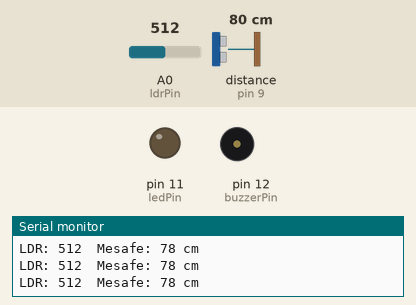
Recording of a sketch running on a simulated Arduino Uno, built with avr-gcc and run on an emulated ATmega328P. Parts: output pins drawn as LEDs (lit = HIGH), buzzer (waves = sounding, pin HIGH), the last lines printed to the serial monitor. Wiring (inferred from the names in the program): ultrasonic range finder: trigger pin 8; echo pin 9. The inputs (shaded band) are chosen by the test bench; at power-on: distance to the obstacle (sensor on pin 9) 80 cm, A0 (ldrPin) = 512. The echo pulse lasts 58.3 µs per cm; pins used as bus, display or sensor lines are not drawn.

Above: at 1.2 s.
1.3 s: distance to the obstacle (sensor on pin 9) set to 33 cm
4.3 s: distance to the obstacle (sensor on pin 9) set to 26 cm
At 5.8 s:
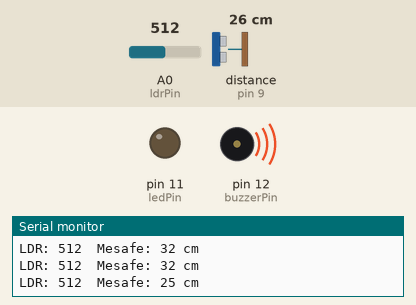
7.3 s: A0 (ldrPin) set to 55
10.3 s: A0 (ldrPin) set to 46
At 10.39 s:
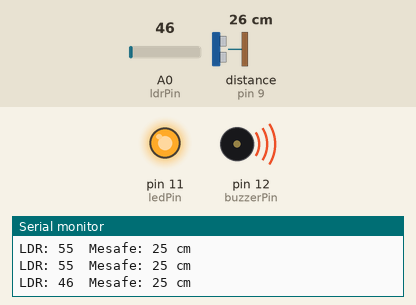
13.3 s: distance to the obstacle (sensor on pin 9) set to 35 cm
At 13.41 s:
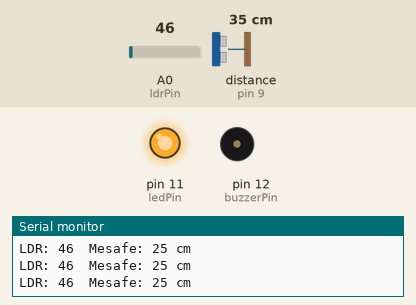
14.9 s: distance to the obstacle (sensor on pin 9) set to 2 cm
At 15.0 s:
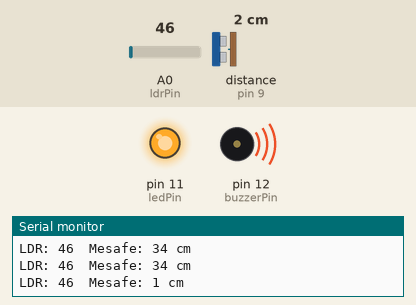
Timing chart, 0 to 18.9 s (numbered marks = the images above; inputs shaded):
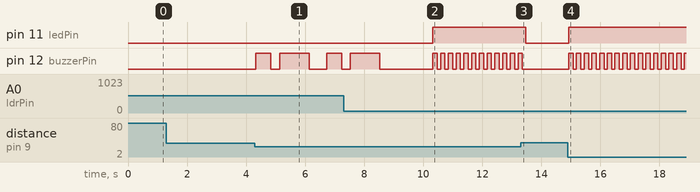

The sketch:

AkilliAydinlatma.ino
```cpp
#define ldrPin A0
#define ledPin 11
#define trigPin 8
#define echoPin 9
#define buzzerPin 12

int ldrValue;
int ldrThreshold = 50;  // Işık Kontrolü
long duration;
int distance;
int hareketThreshold = 30; // Mesafe Kontrolü

bool onceHareketVardi = false;

void setup() {
  pinMode(ledPin, OUTPUT);
  pinMode(buzzerPin, OUTPUT);
  pinMode(trigPin, OUTPUT);
  pinMode(echoPin, INPUT);
  Serial.begin(9600);
}

void playDoorBell() {
  for (int i = 0; i < 2; i++) {
    // DING
    digitalWrite(buzzerPin, HIGH);
    delay(500);
    digitalWrite(buzzerPin, LOW);
    delay(300);
    // DONG
    digitalWrite(buzzerPin, HIGH);
    delay(1000);
    digitalWrite(buzzerPin, LOW);
    if (i < 1) delay(600);
  }
}

void loop() {
  ldrValue = analogRead(ldrPin);

  // HC-SR04 Mesafe
  digitalWrite(trigPin, LOW);
  delayMicroseconds(2);
  digitalWrite(trigPin, HIGH);
  delayMicroseconds(10);
  digitalWrite(trigPin, LOW);
  duration = pulseIn(echoPin, HIGH, 25000);
  distance = duration * 0.034 / 2;

  Serial.print("LDR: ");
  Serial.print(ldrValue);
  Serial.print("  Mesafe: ");
  Serial.print(distance);
  Serial.println(" cm");

  bool geceMi = (ldrValue < ldrThreshold);
  bool hareketVarMi = (distance > 0 && distance < hareketThreshold);

  // -------- LED kontrolü --------
  // Gece + hareket boyunca LED hep açık
  if (geceMi && hareketVarMi) {
    digitalWrite(ledPin, HIGH);
  } else {
    digitalWrite(ledPin, LOW);
  }

  // -------- GÜNDÜZ --------
  if (!geceMi && hareketVarMi && !onceHareketVardi) {
    playDoorBell();
  }
  if (!geceMi && !hareketVarMi) {
    digitalWrite(buzzerPin, LOW);
  }

  // -------- GECE --------
  if (geceMi) {
    if (hareketVarMi) {
      digitalWrite(buzzerPin, HIGH);
      delay(150);
      digitalWrite(buzzerPin, LOW);
      delay(100);

    } else {
      digitalWrite(buzzerPin, LOW);
    }
  }

  onceHareketVardi = hareketVarMi;

  delay(10);
}
```

Measured:
- the behaviour switches between 31 and 30 cm on distance to the obstacle (sensor on pin 9) (found by bisection; images 0 and 1)
- the behaviour switches between 50 and 49 on A0 (ldrPin) (found by bisection; images 1 and 2)
- after the input at 4.3 s, pin 12 (buzzerPin): goes HIGH 0.50 s, LOW 0.30 s, HIGH 1.0 s, LOW 0.60 s, HIGH 0.50 s, then LOW, starting at once
- after the input at 10.3 s, pin 11 (ledPin): LOW → HIGH at once; pin 12 (buzzerPin): alternates HIGH for 0.15 s and LOW for 0.11 s, starting at once
- after the input at 13.3 s, pin 11 (ledPin): HIGH → LOW after 0.17 s; pin 12 (buzzerPin): goes on until 13.4 s, then stays LOW
- after the input at 14.9 s, pin 11 (ledPin): LOW → HIGH at once; pin 12 (buzzerPin): alternates HIGH for 0.15 s and LOW for 0.11 s, starting at once
